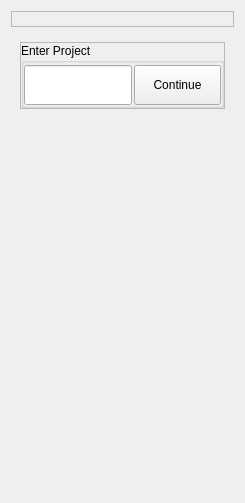
<?xml version="1.0" encoding="UTF-8"?>
<ui version="4.0">
 <class>widget</class>
 <widget class="QWidget" name="widget">
  <property name="geometry">
   <rect>
    <x>0</x>
    <y>0</y>
    <width>245</width>
    <height>503</height>
   </rect>
  </property>
  <property name="windowTitle">
   <string>Form</string>
  </property>
  <layout class="QVBoxLayout" name="verticalLayout">
   <item>
    <widget class="QFrame" name="header">
     <property name="frameShape">
      <enum>QFrame::StyledPanel</enum>
     </property>
     <property name="frameShadow">
      <enum>QFrame::Raised</enum>
     </property>
     <layout class="QVBoxLayout" name="verticalLayout_9">
      <property name="spacing">
       <number>0</number>
      </property>
      <property name="margin">
       <number>0</number>
      </property>
      <item>
       <widget class="QLabel" name="ProjectBannerView">
        <property name="maximumSize">
         <size>
          <width>2555555</width>
          <height>16777215</height>
         </size>
        </property>
        <property name="text">
         <string/>
        </property>
        <property name="scaledContents">
         <bool>true</bool>
        </property>
        <property name="alignment">
         <set>Qt::AlignCenter</set>
        </property>
       </widget>
      </item>
     </layout>
    </widget>
   </item>
   <item>
    <widget class="QStackedWidget" name="stack">
     <property name="mouseTracking">
      <bool>true</bool>
     </property>
     <property name="currentIndex">
      <number>0</number>
     </property>
     <widget class="QWidget" name="ProjectsPage">
      <layout class="QVBoxLayout" name="verticalLayout_5">
       <item>
        <widget class="QFrame" name="body">
         <property name="frameShape">
          <enum>QFrame::StyledPanel</enum>
         </property>
         <property name="frameShadow">
          <enum>QFrame::Raised</enum>
         </property>
         <layout class="QHBoxLayout" name="horizontalLayout_2">
          <property name="spacing">
           <number>0</number>
          </property>
          <property name="margin">
           <number>0</number>
          </property>
          <item>
           <widget class="QGroupBox" name="groupBox">
            <property name="title">
             <string>Enter Project</string>
            </property>
            <property name="flat">
             <bool>true</bool>
            </property>
            <layout class="QHBoxLayout" name="horizontalLayout_3">
             <property name="spacing">
              <number>2</number>
             </property>
             <property name="leftMargin">
              <number>0</number>
             </property>
             <property name="topMargin">
              <number>2</number>
             </property>
             <property name="rightMargin">
              <number>0</number>
             </property>
             <property name="bottomMargin">
              <number>0</number>
             </property>
             <item>
              <widget class="ProjectsSearchEDIT" name="ProjectsEDIT">
               <property name="minimumSize">
                <size>
                 <width>0</width>
                 <height>40</height>
                </size>
               </property>
               <property name="autoFillBackground">
                <bool>false</bool>
               </property>
               <property name="alignment">
                <set>Qt::AlignCenter</set>
               </property>
               <property name="placeholderText">
                <string/>
               </property>
              </widget>
             </item>
             <item>
              <widget class="QToolButton" name="ProjectSelectedContinueBTN">
               <property name="sizePolicy">
                <sizepolicy hsizetype="MinimumExpanding" vsizetype="Fixed">
                 <horstretch>0</horstretch>
                 <verstretch>0</verstretch>
                </sizepolicy>
               </property>
               <property name="minimumSize">
                <size>
                 <width>0</width>
                 <height>40</height>
                </size>
               </property>
               <property name="layoutDirection">
                <enum>Qt::LeftToRight</enum>
               </property>
               <property name="text">
                <string>Continue</string>
               </property>
               <property name="icon">
                <iconset resource="../resources/resources.qrc">
                 <normaloff>:/icons/next.png</normaloff>:/icons/next.png</iconset>
               </property>
               <property name="iconSize">
                <size>
                 <width>20</width>
                 <height>20</height>
                </size>
               </property>
               <property name="toolButtonStyle">
                <enum>Qt::ToolButtonIconOnly</enum>
               </property>
              </widget>
             </item>
            </layout>
           </widget>
          </item>
         </layout>
        </widget>
       </item>
       <item>
        <spacer name="verticalSpacer">
         <property name="orientation">
          <enum>Qt::Vertical</enum>
         </property>
         <property name="sizeHint" stdset="0">
          <size>
           <width>20</width>
           <height>40</height>
          </size>
         </property>
        </spacer>
       </item>
      </layout>
     </widget>
     <widget class="QWidget" name="ShotInfoPage">
      <layout class="QVBoxLayout" name="verticalLayout_3">
       <property name="spacing">
        <number>2</number>
       </property>
       <item>
        <layout class="QHBoxLayout" name="horizontalLayout">
         <property name="spacing">
          <number>2</number>
         </property>
         <property name="topMargin">
          <number>0</number>
         </property>
         <item>
          <widget class="QToolButton" name="BackToProjectsBTN">
           <property name="sizePolicy">
            <sizepolicy hsizetype="Fixed" vsizetype="Minimum">
             <horstretch>0</horstretch>
             <verstretch>0</verstretch>
            </sizepolicy>
           </property>
           <property name="text">
            <string/>
           </property>
           <property name="icon">
            <iconset resource="../resources/resources.qrc">
             <normaloff>:/icons/back.png</normaloff>:/icons/back.png</iconset>
           </property>
           <property name="toolButtonStyle">
            <enum>Qt::ToolButtonIconOnly</enum>
           </property>
          </widget>
         </item>
         <item>
          <widget class="QFrame" name="ShotGroupFrame">
           <property name="frameShape">
            <enum>QFrame::StyledPanel</enum>
           </property>
           <property name="frameShadow">
            <enum>QFrame::Raised</enum>
           </property>
           <property name="collapsed" stdset="0">
            <bool>false</bool>
           </property>
           <layout class="QVBoxLayout" name="verticalLayout_4">
            <item>
             <widget class="QLineEdit" name="ShotGroupEDIT">
              <property name="placeholderText">
               <string>Shotgroup</string>
              </property>
             </widget>
            </item>
           </layout>
          </widget>
         </item>
        </layout>
       </item>
       <item>
        <widget class="QFrame" name="ShotsFrame">
         <property name="frameShape">
          <enum>QFrame::StyledPanel</enum>
         </property>
         <property name="frameShadow">
          <enum>QFrame::Raised</enum>
         </property>
         <property name="collapsed" stdset="0">
          <bool>false</bool>
         </property>
         <layout class="QVBoxLayout" name="verticalLayout_6">
          <item>
           <widget class="QListView" name="ShotsListView">
            <property name="editTriggers">
             <set>QAbstractItemView::EditKeyPressed</set>
            </property>
           </widget>
          </item>
         </layout>
        </widget>
       </item>
      </layout>
     </widget>
    </widget>
   </item>
  </layout>
 </widget>
 <customwidgets>
  <customwidget>
   <class>ProjectsSearchEDIT</class>
   <extends>QLineEdit</extends>
   <header>.ui_projectssearchedit</header>
  </customwidget>
 </customwidgets>
 <resources>
  <include location="../resources/resources.qrc"/>
 </resources>
 <connections/>
</ui>
